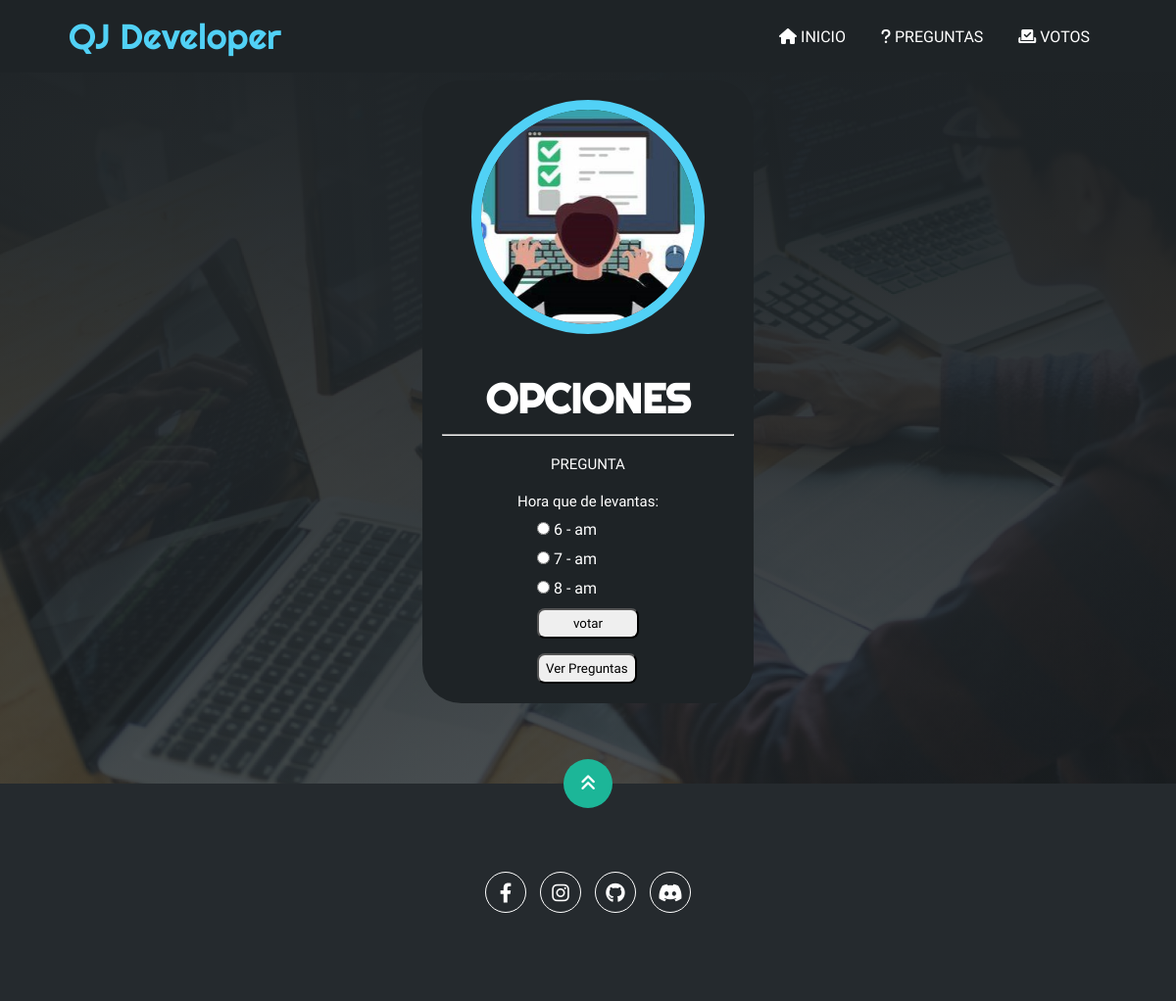
The app's page /encuesta/1/ with its own data.
### encuesta/models.py (models this page shows)
class Pregunta(models.Model):
    pregunta_text = models.CharField(max_length=200)
    pub_date = models.DateTimeField('date published')

class Opcion(models.Model):
    pregunta = models.ForeignKey(Pregunta, on_delete=models.CASCADE)
    opcion_texto = models.CharField(max_length=200)
    votos = models.IntegerField(default=0)

### encuesta/views.py (the view)
# urls.py: path('encuesta/<int:pregunta_id>/',views.detalle,name='detalle'),
def detalle(request,pregunta_id):
    pregunta = Pregunta.objects.get(pk=pregunta_id)
    context = {
        'pregunta':pregunta
    }
    return render(request,'encuesta/detalle.html',context)

### encuesta/templates/encuesta/detalle.html (shortened to what this page needs)
{% extends "main.html" %}
{% load static %}
{% block main %}
<div class="container-img">
    <img src="{% static 'img/encuesta.jpeg' %}" alt="">
</div>
<h1>OPCIONES</h1>
<hr style="margin-top: 10px;">
<h2>PREGUNTA</h2>
<h2>{{ pregunta.pregunta_text }}</h2>
<div class="lab">
    <form action="{% url 'encuesta:votar' pregunta.id %}" method="post">
        {% for opcion in pregunta.opcion_set.all %}
        <input type="radio" name="opcion" id="opcion{{ forloop.counter }}" value="{{ opcion.id}}" required>
        <label for="opcion{{forloop.counter }}">{{ opcion.opcion_texto }}</label><br>
        {% endfor %}
        <input class="btn" type="submit" value="votar">
    </form>
    <button><a href="{% url 'encuesta:index' %}">Ver Preguntas</a></button>
</div>
{% endblock %}

### encuesta/static/css/style.css (style rules this page uses)
* { box-sizing: border-box; font-family: 'Work Sans'; margin: 0; padding: 0; }
html { scroll-behavior: smooth; }
.home .content-banner img { margin-top: 40px; border: 10px solid #51D1F6; display: block; width: 80%; margin: auto; border-radius: 100%; }
.home .content-banner h1 { margin-top: 40px; font-size: 42px; font-family: 'Righteous'; }
.home .content-banner h2 { margin-top: 20px; font-size: 15px; font-weight: normal; }
.home .content-banner .lab { align-items: center; margin: auto; }
.home .content-banner .lab { margin-top: 10px; text-align: left; display: inline-block; }
.home .content-banner .lab form .btn { padding: 6px 35px; border-radius: 8px; }
.home .content-banner .lab button { padding: 6px 7px; border-radius: 8px; }
.home .content-banner .lab button a { text-decoration: none; color: black; }
.home .content-banner .lab form input { margin-bottom: 15px; }

### records on screen
Pregunta: pregunta_text "Hora que de levantas:"
Opcion: opcion_texto "6 - am"
Opcion: opcion_texto "7 - am"
Opcion: opcion_texto "8 - am"
